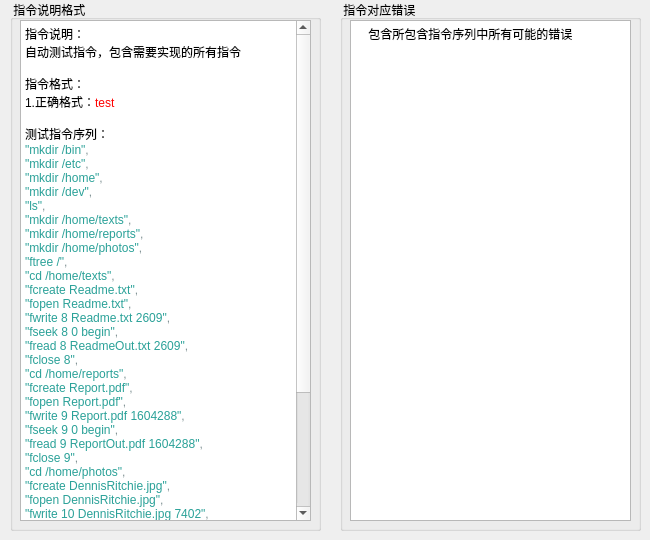
   <widget class="QWidget" name="tab">
    <attribute name="title">
     <string>自动测试</string>
    </attribute>
    <widget class="QGroupBox" name="groupBox">
     <property name="geometry">
      <rect>
       <x>10</x>
       <y>0</y>
       <width>311</width>
       <height>531</height>
      </rect>
     </property>
     <property name="title">
      <string> 指令说明格式</string>
     </property>
     <widget class="QTextBrowser" name="textBrowser">
      <property name="geometry">
       <rect>
        <x>10</x>
        <y>20</y>
        <width>291</width>
        <height>501</height>
       </rect>
      </property>
      <property name="html">
       <string>&lt;!DOCTYPE HTML PUBLIC &quot;-//W3C//DTD HTML 4.0//EN&quot; &quot;http://www.w3.org/TR/REC-html40/strict.dtd&quot;&gt;
&lt;html&gt;&lt;head&gt;&lt;meta name=&quot;qrichtext&quot; content=&quot;1&quot; /&gt;&lt;style type=&quot;text/css&quot;&gt;
p, li { white-space: pre-wrap; }
&lt;/style&gt;&lt;/head&gt;&lt;body style=&quot; font-family:'SimSun'; font-size:9pt; font-weight:400; font-style:normal;&quot;&gt;
&lt;p style=&quot; margin-top:0px; margin-bottom:0px; margin-left:0px; margin-right:0px; -qt-block-indent:0; text-indent:0px;&quot;&gt;指令说明：&lt;/p&gt;
&lt;p style=&quot; margin-top:0px; margin-bottom:0px; margin-left:0px; margin-right:0px; -qt-block-indent:0; text-indent:0px;&quot;&gt;自动测试指令，包含需要实现的所有指令&lt;/p&gt;
&lt;p style=&quot;-qt-paragraph-type:empty; margin-top:0px; margin-bottom:0px; margin-left:0px; margin-right:0px; -qt-block-indent:0; text-indent:0px;&quot;&gt;&lt;br /&gt;&lt;/p&gt;
&lt;p style=&quot; margin-top:0px; margin-bottom:0px; margin-left:0px; margin-right:0px; -qt-block-indent:0; text-indent:0px;&quot;&gt;指令格式：&lt;/p&gt;
&lt;p style=&quot; margin-top:0px; margin-bottom:0px; margin-left:0px; margin-right:0px; -qt-block-indent:0; text-indent:0px;&quot;&gt;1.正确格式：&lt;span style=&quot; color:#ff0000;&quot;&gt;test&lt;/span&gt;&lt;/p&gt;
&lt;p style=&quot;-qt-paragraph-type:empty; margin-top:0px; margin-bottom:0px; margin-left:0px; margin-right:0px; -qt-block-indent:0; text-indent:0px; color:#ff0000;&quot;&gt;&lt;br /&gt;&lt;/p&gt;
&lt;p style=&quot; margin-top:0px; margin-bottom:0px; margin-left:0px; margin-right:0px; -qt-block-indent:0; text-indent:0px;&quot;&gt;&lt;span style=&quot; color:#000000;&quot;&gt;测试指令序列：&lt;/span&gt;&lt;/p&gt;
&lt;p style=&quot; margin-top:0px; margin-bottom:0px; margin-left:0px; margin-right:0px; -qt-block-indent:0; text-indent:0px;&quot;&gt;&lt;span style=&quot; color:#2aa198;&quot;&gt;&amp;quot;mkdir&lt;/span&gt;&lt;span style=&quot; color:#268bd2;&quot;&gt; &lt;/span&gt;&lt;span style=&quot; color:#2aa198;&quot;&gt;/bin&amp;quot;&lt;/span&gt;&lt;span style=&quot; color:#839496;&quot;&gt;,&lt;/span&gt;&lt;/p&gt;
&lt;p style=&quot; margin-top:0px; margin-bottom:0px; margin-left:0px; margin-right:0px; -qt-block-indent:0; text-indent:0px;&quot;&gt;&lt;span style=&quot; font-family:'Courier New'; color:#2aa198;&quot;&gt;&amp;quot;mkdir&lt;/span&gt;&lt;span style=&quot; font-family:'Courier New'; color:#268bd2;&quot;&gt; &lt;/span&gt;&lt;span style=&quot; font-family:'Courier New'; color:#2aa198;&quot;&gt;/etc&amp;quot;&lt;/span&gt;&lt;span style=&quot; font-family:'Courier New'; color:#839496;&quot;&gt;,&lt;/span&gt;&lt;/p&gt;
&lt;p style=&quot; margin-top:0px; margin-bottom:0px; margin-left:0px; margin-right:0px; -qt-block-indent:0; text-indent:0px;&quot;&gt;&lt;span style=&quot; font-family:'Courier New'; color:#2aa198;&quot;&gt;&amp;quot;mkdir&lt;/span&gt;&lt;span style=&quot; font-family:'Courier New'; color:#268bd2;&quot;&gt; &lt;/span&gt;&lt;span style=&quot; font-family:'Courier New'; color:#2aa198;&quot;&gt;/home&amp;quot;&lt;/span&gt;&lt;span style=&quot; font-family:'Courier New'; color:#839496;&quot;&gt;,&lt;/span&gt;&lt;/p&gt;
&lt;p style=&quot; margin-top:0px; margin-bottom:0px; margin-left:0px; margin-right:0px; -qt-block-indent:0; text-indent:0px;&quot;&gt;&lt;span style=&quot; font-family:'Courier New'; color:#2aa198;&quot;&gt;&amp;quot;mkdir&lt;/span&gt;&lt;span style=&quot; font-family:'Courier New'; color:#268bd2;&quot;&gt; &lt;/span&gt;&lt;span style=&quot; font-family:'Courier New'; color:#2aa198;&quot;&gt;/dev&amp;quot;&lt;/span&gt;&lt;span style=&quot; font-family:'Courier New'; color:#839496;&quot;&gt;,&lt;/span&gt;&lt;/p&gt;
&lt;p style=&quot; margin-top:0px; margin-bottom:0px; margin-left:0px; margin-right:0px; -qt-block-indent:0; text-indent:0px;&quot;&gt;&lt;span style=&quot; font-family:'Courier New'; color:#2aa198;&quot;&gt;&amp;quot;ls&amp;quot;&lt;/span&gt;&lt;span style=&quot; font-family:'Courier New'; color:#839496;&quot;&gt;,&lt;/span&gt;&lt;/p&gt;
&lt;p style=&quot; margin-top:0px; margin-bottom:0px; margin-left:0px; margin-right:0px; -qt-block-indent:0; text-indent:0px;&quot;&gt;&lt;span style=&quot; font-family:'Courier New'; color:#2aa198;&quot;&gt;&amp;quot;mkdir&lt;/span&gt;&lt;span style=&quot; font-family:'Courier New'; color:#268bd2;&quot;&gt; &lt;/span&gt;&lt;span style=&quot; font-family:'Courier New'; color:#2aa198;&quot;&gt;/home/texts&amp;quot;&lt;/span&gt;&lt;span style=&quot; font-family:'Courier New'; color:#839496;&quot;&gt;,&lt;/span&gt;&lt;/p&gt;
&lt;p style=&quot; margin-top:0px; margin-bottom:0px; margin-left:0px; margin-right:0px; -qt-block-indent:0; text-indent:0px;&quot;&gt;&lt;span style=&quot; font-family:'Courier New'; color:#2aa198;&quot;&gt;&amp;quot;mkdir&lt;/span&gt;&lt;span style=&quot; font-family:'Courier New'; color:#268bd2;&quot;&gt; &lt;/span&gt;&lt;span style=&quot; font-family:'Courier New'; color:#2aa198;&quot;&gt;/home/reports&amp;quot;&lt;/span&gt;&lt;span style=&quot; font-family:'Courier New'; color:#839496;&quot;&gt;,&lt;/span&gt;&lt;/p&gt;
&lt;p style=&quot; margin-top:0px; margin-bottom:0px; margin-left:0px; margin-right:0px; -qt-block-indent:0; text-indent:0px;&quot;&gt;&lt;span style=&quot; font-family:'Courier New'; color:#2aa198;&quot;&gt;&amp;quot;mkdir&lt;/span&gt;&lt;span style=&quot; font-family:'Courier New'; color:#268bd2;&quot;&gt; &lt;/span&gt;&lt;span style=&quot; font-family:'Courier New'; color:#2aa198;&quot;&gt;/home/photos&amp;quot;&lt;/span&gt;&lt;span style=&quot; font-family:'Courier New'; color:#839496;&quot;&gt;,&lt;/span&gt;&lt;/p&gt;
&lt;p style=&quot; margin-top:0px; margin-bottom:0px; margin-left:0px; margin-right:0px; -qt-block-indent:0; text-indent:0px;&quot;&gt;&lt;span style=&quot; font-family:'Courier New'; color:#2aa198;&quot;&gt;&amp;quot;ftree&lt;/span&gt;&lt;span style=&quot; font-family:'Courier New'; color:#268bd2;&quot;&gt; &lt;/span&gt;&lt;span style=&quot; font-family:'Courier New'; color:#2aa198;&quot;&gt;/&amp;quot;&lt;/span&gt;&lt;span style=&quot; font-family:'Courier New'; color:#839496;&quot;&gt;,&lt;/span&gt;&lt;/p&gt;
&lt;p style=&quot; margin-top:0px; margin-bottom:0px; margin-left:0px; margin-right:0px; -qt-block-indent:0; text-indent:0px;&quot;&gt;&lt;span style=&quot; font-family:'Courier New'; color:#2aa198;&quot;&gt;&amp;quot;cd&lt;/span&gt;&lt;span style=&quot; font-family:'Courier New'; color:#268bd2;&quot;&gt; &lt;/span&gt;&lt;span style=&quot; font-family:'Courier New'; color:#2aa198;&quot;&gt;/home/texts&amp;quot;&lt;/span&gt;&lt;span style=&quot; font-family:'Courier New'; color:#839496;&quot;&gt;,&lt;/span&gt;&lt;/p&gt;
&lt;p style=&quot; margin-top:0px; margin-bottom:0px; margin-left:0px; margin-right:0px; -qt-block-indent:0; text-indent:0px;&quot;&gt;&lt;span style=&quot; font-family:'Courier New'; color:#2aa198;&quot;&gt;&amp;quot;fcreate&lt;/span&gt;&lt;span style=&quot; font-family:'Courier New'; color:#268bd2;&quot;&gt; &lt;/span&gt;&lt;span style=&quot; font-family:'Courier New'; color:#2aa198;&quot;&gt;Readme.txt&amp;quot;&lt;/span&gt;&lt;span style=&quot; font-family:'Courier New'; color:#839496;&quot;&gt;,&lt;/span&gt;&lt;/p&gt;
&lt;p style=&quot; margin-top:0px; margin-bottom:0px; margin-left:0px; margin-right:0px; -qt-block-indent:0; text-indent:0px;&quot;&gt;&lt;span style=&quot; font-family:'Courier New'; color:#2aa198;&quot;&gt;&amp;quot;fopen&lt;/span&gt;&lt;span style=&quot; font-family:'Courier New'; color:#268bd2;&quot;&gt; &lt;/span&gt;&lt;span style=&quot; font-family:'Courier New'; color:#2aa198;&quot;&gt;Readme.txt&amp;quot;&lt;/span&gt;&lt;span style=&quot; font-family:'Courier New'; color:#839496;&quot;&gt;,&lt;/span&gt;&lt;/p&gt;
&lt;p style=&quot; margin-top:0px; margin-bottom:0px; margin-left:0px; margin-right:0px; -qt-block-indent:0; text-indent:0px;&quot;&gt;&lt;span style=&quot; font-family:'Courier New'; color:#2aa198;&quot;&gt;&amp;quot;fwrite&lt;/span&gt;&lt;span style=&quot; font-family:'Courier New'; color:#268bd2;&quot;&gt; &lt;/span&gt;&lt;span style=&quot; font-family:'Courier New'; color:#2aa198;&quot;&gt;8&lt;/span&gt;&lt;span style=&quot; font-family:'Courier New'; color:#268bd2;&quot;&gt; &lt;/span&gt;&lt;span style=&quot; font-family:'Courier New'; color:#2aa198;&quot;&gt;Readme.txt&lt;/span&gt;&lt;span style=&quot; font-family:'Courier New'; color:#268bd2;&quot;&gt; &lt;/span&gt;&lt;span style=&quot; font-family:'Courier New'; color:#2aa198;&quot;&gt;2609&amp;quot;&lt;/span&gt;&lt;span style=&quot; font-family:'Courier New'; color:#839496;&quot;&gt;,&lt;/span&gt;&lt;/p&gt;
&lt;p style=&quot; margin-top:0px; margin-bottom:0px; margin-left:0px; margin-right:0px; -qt-block-indent:0; text-indent:0px;&quot;&gt;&lt;span style=&quot; font-family:'Courier New'; color:#2aa198;&quot;&gt;&amp;quot;fseek&lt;/span&gt;&lt;span style=&quot; font-family:'Courier New'; color:#268bd2;&quot;&gt; &lt;/span&gt;&lt;span style=&quot; font-family:'Courier New'; color:#2aa198;&quot;&gt;8&lt;/span&gt;&lt;span style=&quot; font-family:'Courier New'; color:#268bd2;&quot;&gt; &lt;/span&gt;&lt;span style=&quot; font-family:'Courier New'; color:#2aa198;&quot;&gt;0&lt;/span&gt;&lt;span style=&quot; font-family:'Courier New'; color:#268bd2;&quot;&gt; &lt;/span&gt;&lt;span style=&quot; font-family:'Courier New'; color:#2aa198;&quot;&gt;begin&amp;quot;&lt;/span&gt;&lt;span style=&quot; font-family:'Courier New'; color:#839496;&quot;&gt;,&lt;/span&gt;&lt;/p&gt;
&lt;p style=&quot; margin-top:0px; margin-bottom:0px; margin-left:0px; margin-right:0px; -qt-block-indent:0; text-indent:0px;&quot;&gt;&lt;span style=&quot; font-family:'Courier New'; color:#2aa198;&quot;&gt;&amp;quot;fread&lt;/span&gt;&lt;span style=&quot; font-family:'Courier New'; color:#268bd2;&quot;&gt; &lt;/span&gt;&lt;span style=&quot; font-family:'Courier New'; color:#2aa198;&quot;&gt;8&lt;/span&gt;&lt;span style=&quot; font-family:'Courier New'; color:#268bd2;&quot;&gt; &lt;/span&gt;&lt;span style=&quot; font-family:'Courier New'; color:#2aa198;&quot;&gt;ReadmeOut.txt&lt;/span&gt;&lt;span style=&quot; font-family:'Courier New'; color:#268bd2;&quot;&gt; &lt;/span&gt;&lt;span style=&quot; font-family:'Courier New'; color:#2aa198;&quot;&gt;2609&amp;quot;&lt;/span&gt;&lt;span style=&quot; font-family:'Courier New'; color:#839496;&quot;&gt;,&lt;/span&gt;&lt;/p&gt;
&lt;p style=&quot; margin-top:0px; margin-bottom:0px; margin-left:0px; margin-right:0px; -qt-block-indent:0; text-indent:0px;&quot;&gt;&lt;span style=&quot; font-family:'Courier New'; color:#2aa198;&quot;&gt;&amp;quot;fclose&lt;/span&gt;&lt;span style=&quot; font-family:'Courier New'; color:#268bd2;&quot;&gt; &lt;/span&gt;&lt;span style=&quot; font-family:'Courier New'; color:#2aa198;&quot;&gt;8&amp;quot;&lt;/span&gt;&lt;span style=&quot; font-family:'Courier New'; color:#839496;&quot;&gt;,&lt;/span&gt;&lt;/p&gt;
&lt;p style=&quot; margin-top:0px; margin-bottom:0px; margin-left:0px; margin-right:0px; -qt-block-indent:0; text-indent:0px;&quot;&gt;&lt;span style=&quot; font-family:'Courier New'; color:#2aa198;&quot;&gt;&amp;quot;cd&lt;/span&gt;&lt;span style=&quot; font-family:'Courier New'; color:#268bd2;&quot;&gt; &lt;/span&gt;&lt;span style=&quot; font-family:'Courier New'; color:#2aa198;&quot;&gt;/home/reports&amp;quot;&lt;/span&gt;&lt;span style=&quot; font-family:'Courier New'; color:#839496;&quot;&gt;,&lt;/span&gt;&lt;/p&gt;
&lt;p style=&quot; margin-top:0px; margin-bottom:0px; margin-left:0px; margin-right:0px; -qt-block-indent:0; text-indent:0px;&quot;&gt;&lt;span style=&quot; font-family:'Courier New'; color:#2aa198;&quot;&gt;&amp;quot;fcreate&lt;/span&gt;&lt;span style=&quot; font-family:'Courier New'; color:#268bd2;&quot;&gt; &lt;/span&gt;&lt;span style=&quot; font-family:'Courier New'; color:#2aa198;&quot;&gt;Report.pdf&amp;quot;&lt;/span&gt;&lt;span style=&quot; font-family:'Courier New'; color:#839496;&quot;&gt;,&lt;/span&gt;&lt;/p&gt;
&lt;p style=&quot; margin-top:0px; margin-bottom:0px; margin-left:0px; margin-right:0px; -qt-block-indent:0; text-indent:0px;&quot;&gt;&lt;span style=&quot; font-family:'Courier New'; color:#2aa198;&quot;&gt;&amp;quot;fopen&lt;/span&gt;&lt;span style=&quot; font-family:'Courier New'; color:#268bd2;&quot;&gt; &lt;/span&gt;&lt;span style=&quot; font-family:'Courier New'; color:#2aa198;&quot;&gt;Report.pdf&amp;quot;&lt;/span&gt;&lt;span style=&quot; font-family:'Courier New'; color:#839496;&quot;&gt;,&lt;/span&gt;&lt;/p&gt;
&lt;p style=&quot; margin-top:0px; margin-bottom:0px; margin-left:0px; margin-right:0px; -qt-block-indent:0; text-indent:0px;&quot;&gt;&lt;span style=&quot; font-family:'Courier New'; color:#2aa198;&quot;&gt;&amp;quot;fwrite&lt;/span&gt;&lt;span style=&quot; font-family:'Courier New'; color:#268bd2;&quot;&gt; &lt;/span&gt;&lt;span style=&quot; font-family:'Courier New'; color:#2aa198;&quot;&gt;9&lt;/span&gt;&lt;span style=&quot; font-family:'Courier New'; color:#268bd2;&quot;&gt; &lt;/span&gt;&lt;span style=&quot; font-family:'Courier New'; color:#2aa198;&quot;&gt;Report.pdf&lt;/span&gt;&lt;span style=&quot; font-family:'Courier New'; color:#268bd2;&quot;&gt; &lt;/span&gt;&lt;span style=&quot; font-family:'Courier New'; color:#2aa198;&quot;&gt;1604288&amp;quot;&lt;/span&gt;&lt;span style=&quot; font-family:'Courier New'; color:#839496;&quot;&gt;,&lt;/span&gt;&lt;/p&gt;
&lt;p style=&quot; margin-top:0px; margin-bottom:0px; margin-left:0px; margin-right:0px; -qt-block-indent:0; text-indent:0px;&quot;&gt;&lt;span style=&quot; font-family:'Courier New'; color:#2aa198;&quot;&gt;&amp;quot;fseek&lt;/span&gt;&lt;span style=&quot; font-family:'Courier New'; color:#268bd2;&quot;&gt; &lt;/span&gt;&lt;span style=&quot; font-family:'Courier New'; color:#2aa198;&quot;&gt;9&lt;/span&gt;&lt;span style=&quot; font-family:'Courier New'; color:#268bd2;&quot;&gt; &lt;/span&gt;&lt;span style=&quot; font-family:'Courier New'; color:#2aa198;&quot;&gt;0&lt;/span&gt;&lt;span style=&quot; font-family:'Courier New'; color:#268bd2;&quot;&gt; &lt;/span&gt;&lt;span style=&quot; font-family:'Courier New'; color:#2aa198;&quot;&gt;begin&amp;quot;&lt;/span&gt;&lt;span style=&quot; font-family:'Courier New'; color:#839496;&quot;&gt;,&lt;/span&gt;&lt;/p&gt;
&lt;p style=&quot; margin-top:0px; margin-bottom:0px; margin-left:0px; margin-right:0px; -qt-block-indent:0; text-indent:0px;&quot;&gt;&lt;span style=&quot; font-family:'Courier New'; color:#2aa198;&quot;&gt;&amp;quot;fread&lt;/span&gt;&lt;span style=&quot; font-family:'Courier New'; color:#268bd2;&quot;&gt; &lt;/span&gt;&lt;span style=&quot; font-family:'Courier New'; color:#2aa198;&quot;&gt;9&lt;/span&gt;&lt;span style=&quot; font-family:'Courier New'; color:#268bd2;&quot;&gt; &lt;/span&gt;&lt;span style=&quot; font-family:'Courier New'; color:#2aa198;&quot;&gt;ReportOut.pdf&lt;/span&gt;&lt;span style=&quot; font-family:'Courier New'; color:#268bd2;&quot;&gt; &lt;/span&gt;&lt;span style=&quot; font-family:'Courier New'; color:#2aa198;&quot;&gt;1604288&amp;quot;&lt;/span&gt;&lt;span style=&quot; font-family:'Courier New'; color:#839496;&quot;&gt;,&lt;/span&gt;&lt;/p&gt;
&lt;p style=&quot; margin-top:0px; margin-bottom:0px; margin-left:0px; margin-right:0px; -qt-block-indent:0; text-indent:0px;&quot;&gt;&lt;span style=&quot; font-family:'Courier New'; color:#2aa198;&quot;&gt;&amp;quot;fclose&lt;/span&gt;&lt;span style=&quot; font-family:'Courier New'; color:#268bd2;&quot;&gt; &lt;/span&gt;&lt;span style=&quot; font-family:'Courier New'; color:#2aa198;&quot;&gt;9&amp;quot;&lt;/span&gt;&lt;span style=&quot; font-family:'Courier New'; color:#839496;&quot;&gt;,&lt;/span&gt;&lt;/p&gt;
&lt;p style=&quot; margin-top:0px; margin-bottom:0px; margin-left:0px; margin-right:0px; -qt-block-indent:0; text-indent:0px;&quot;&gt;&lt;span style=&quot; font-family:'Courier New'; color:#2aa198;&quot;&gt;&amp;quot;cd&lt;/span&gt;&lt;span style=&quot; font-family:'Courier New'; color:#268bd2;&quot;&gt; &lt;/span&gt;&lt;span style=&quot; font-family:'Courier New'; color:#2aa198;&quot;&gt;/home/photos&amp;quot;&lt;/span&gt;&lt;span style=&quot; font-family:'Courier New'; color:#839496;&quot;&gt;,&lt;/span&gt;&lt;/p&gt;
&lt;p style=&quot; margin-top:0px; margin-bottom:0px; margin-left:0px; margin-right:0px; -qt-block-indent:0; text-indent:0px;&quot;&gt;&lt;span style=&quot; font-family:'Courier New'; color:#2aa198;&quot;&gt;&amp;quot;fcreate&lt;/span&gt;&lt;span style=&quot; font-family:'Courier New'; color:#268bd2;&quot;&gt; &lt;/span&gt;&lt;span style=&quot; font-family:'Courier New'; color:#2aa198;&quot;&gt;DennisRitchie.jpg&amp;quot;&lt;/span&gt;&lt;span style=&quot; font-family:'Courier New'; color:#839496;&quot;&gt;,&lt;/span&gt;&lt;/p&gt;
&lt;p style=&quot; margin-top:0px; margin-bottom:0px; margin-left:0px; margin-right:0px; -qt-block-indent:0; text-indent:0px;&quot;&gt;&lt;span style=&quot; font-family:'Courier New'; color:#2aa198;&quot;&gt;&amp;quot;fopen&lt;/span&gt;&lt;span style=&quot; font-family:'Courier New'; color:#268bd2;&quot;&gt; &lt;/span&gt;&lt;span style=&quot; font-family:'Courier New'; color:#2aa198;&quot;&gt;DennisRitchie.jpg&amp;quot;&lt;/span&gt;&lt;span style=&quot; font-family:'Courier New'; color:#839496;&quot;&gt;,&lt;/span&gt;&lt;/p&gt;
&lt;p style=&quot; margin-top:0px; margin-bottom:0px; margin-left:0px; margin-right:0px; -qt-block-indent:0; text-indent:0px;&quot;&gt;&lt;span style=&quot; font-family:'Courier New'; color:#2aa198;&quot;&gt;&amp;quot;fwrite&lt;/span&gt;&lt;span style=&quot; font-family:'Courier New'; color:#268bd2;&quot;&gt; &lt;/span&gt;&lt;span style=&quot; font-family:'Courier New'; color:#2aa198;&quot;&gt;10&lt;/span&gt;&lt;span style=&quot; font-family:'Courier New'; color:#268bd2;&quot;&gt; &lt;/span&gt;&lt;span style=&quot; font-family:'Courier New'; color:#2aa198;&quot;&gt;DennisRitchie.jpg&lt;/span&gt;&lt;span style=&quot; font-family:'Courier New'; color:#268bd2;&quot;&gt; &lt;/span&gt;&lt;span style=&quot; font-family:'Courier New'; color:#2aa198;&quot;&gt;7402&amp;quot;&lt;/span&gt;&lt;span style=&quot; font-family:'Courier New'; color:#839496;&quot;&gt;,&lt;/span&gt;&lt;/p&gt;
&lt;p style=&quot; margin-top:0px; margin-bottom:0px; margin-left:0px; margin-right:0px; -qt-block-indent:0; text-indent:0px;&quot;&gt;&lt;span style=&quot; font-family:'Courier New'; color:#2aa198;&quot;&gt;&amp;quot;fseek&lt;/span&gt;&lt;span style=&quot; font-family:'Courier New'; color:#268bd2;&quot;&gt; &lt;/span&gt;&lt;span style=&quot; font-family:'Courier New'; color:#2aa198;&quot;&gt;10&lt;/span&gt;&lt;span style=&quot; font-family:'Courier New'; color:#268bd2;&quot;&gt; &lt;/span&gt;&lt;span style=&quot; font-family:'Courier New'; color:#2aa198;&quot;&gt;0&lt;/span&gt;&lt;span style=&quot; font-family:'Courier New'; color:#268bd2;&quot;&gt; &lt;/span&gt;&lt;span style=&quot; font-family:'Courier New'; color:#2aa198;&quot;&gt;begin&amp;quot;&lt;/span&gt;&lt;span style=&quot; font-family:'Courier New'; color:#839496;&quot;&gt;,&lt;/span&gt;&lt;/p&gt;
&lt;p style=&quot; margin-top:0px; margin-bottom:0px; margin-left:0px; margin-right:0px; -qt-block-indent:0; text-indent:0px;&quot;&gt;&lt;span style=&quot; font-family:'Courier New'; color:#2aa198;&quot;&gt;&amp;quot;fread&lt;/span&gt;&lt;span style=&quot; font-family:'Courier New'; color:#268bd2;&quot;&gt; &lt;/span&gt;&lt;span style=&quot; font-family:'Courier New'; color:#2aa198;&quot;&gt;10&lt;/span&gt;&lt;span style=&quot; font-family:'Courier New'; color:#268bd2;&quot;&gt; &lt;/span&gt;&lt;span style=&quot; font-family:'Courier New'; color:#2aa198;&quot;&gt;DennisRitchieOut.jpg&lt;/span&gt;&lt;span style=&quot; font-family:'Courier New'; color:#268bd2;&quot;&gt; &lt;/span&gt;&lt;span style=&quot; font-family:'Courier New'; color:#2aa198;&quot;&gt;7402&amp;quot;&lt;/span&gt;&lt;span style=&quot; font-family:'Courier New'; color:#839496;&quot;&gt;,&lt;/span&gt;&lt;/p&gt;
&lt;p style=&quot; margin-top:0px; margin-bottom:0px; margin-left:0px; margin-right:0px; -qt-block-indent:0; text-indent:0px;&quot;&gt;&lt;span style=&quot; font-family:'Courier New'; color:#2aa198;&quot;&gt;&amp;quot;fclose&lt;/span&gt;&lt;span style=&quot; font-family:'Courier New'; color:#268bd2;&quot;&gt; &lt;/span&gt;&lt;span style=&quot; font-family:'Courier New'; color:#2aa198;&quot;&gt;10&amp;quot;&lt;/span&gt;&lt;span style=&quot; font-family:'Courier New'; color:#839496;&quot;&gt;,&lt;/span&gt;&lt;/p&gt;
&lt;p style=&quot; margin-top:0px; margin-bottom:0px; margin-left:0px; margin-right:0px; -qt-block-indent:0; text-indent:0px;&quot;&gt;&lt;span style=&quot; font-family:'Courier New'; color:#2aa198;&quot;&gt;&amp;quot;mkdir&lt;/span&gt;&lt;span style=&quot; font-family:'Courier New'; color:#268bd2;&quot;&gt; &lt;/span&gt;&lt;span style=&quot; font-family:'Courier New'; color:#2aa198;&quot;&gt;/test&amp;quot;&lt;/span&gt;&lt;span style=&quot; font-family:'Courier New'; color:#839496;&quot;&gt;,&lt;/span&gt;&lt;/p&gt;
&lt;p style=&quot; margin-top:0px; margin-bottom:0px; margin-left:0px; margin-right:0px; -qt-block-indent:0; text-indent:0px;&quot;&gt;&lt;span style=&quot; font-family:'Courier New'; color:#2aa198;&quot;&gt;&amp;quot;cd&lt;/span&gt;&lt;span style=&quot; font-family:'Courier New'; color:#268bd2;&quot;&gt; &lt;/span&gt;&lt;span style=&quot; font-family:'Courier New'; color:#2aa198;&quot;&gt;/test&amp;quot;&lt;/span&gt;&lt;span style=&quot; font-family:'Courier New'; color:#839496;&quot;&gt;,&lt;/span&gt;&lt;/p&gt;
&lt;p style=&quot; margin-top:0px; margin-bottom:0px; margin-left:0px; margin-right:0px; -qt-block-indent:0; text-indent:0px;&quot;&gt;&lt;span style=&quot; font-family:'Courier New'; color:#2aa198;&quot;&gt;&amp;quot;fcreate&lt;/span&gt;&lt;span style=&quot; font-family:'Courier New'; color:#268bd2;&quot;&gt; &lt;/span&gt;&lt;span style=&quot; font-family:'Courier New'; color:#2aa198;&quot;&gt;Jerry&amp;quot;&lt;/span&gt;&lt;span style=&quot; font-family:'Courier New'; color:#839496;&quot;&gt;,&lt;/span&gt;&lt;/p&gt;
&lt;p style=&quot; margin-top:0px; margin-bottom:0px; margin-left:0px; margin-right:0px; -qt-block-indent:0; text-indent:0px;&quot;&gt;&lt;span style=&quot; font-family:'Courier New'; color:#2aa198;&quot;&gt;&amp;quot;fopen&lt;/span&gt;&lt;span style=&quot; font-family:'Courier New'; color:#268bd2;&quot;&gt; &lt;/span&gt;&lt;span style=&quot; font-family:'Courier New'; color:#2aa198;&quot;&gt;Jerry&amp;quot;&lt;/span&gt;&lt;span style=&quot; font-family:'Courier New'; color:#839496;&quot;&gt;,&lt;/span&gt;&lt;/p&gt;
&lt;p style=&quot; margin-top:0px; margin-bottom:0px; margin-left:0px; margin-right:0px; -qt-block-indent:0; text-indent:0px;&quot;&gt;&lt;span style=&quot; font-family:'Courier New'; color:#2aa198;&quot;&gt;&amp;quot;fwrite&lt;/span&gt;&lt;span style=&quot; font-family:'Courier New'; color:#268bd2;&quot;&gt; &lt;/span&gt;&lt;span style=&quot; font-family:'Courier New'; color:#2aa198;&quot;&gt;13&lt;/span&gt;&lt;span style=&quot; font-family:'Courier New'; color:#268bd2;&quot;&gt; &lt;/span&gt;&lt;span style=&quot; font-family:'Courier New'; color:#2aa198;&quot;&gt;input.txt&lt;/span&gt;&lt;span style=&quot; font-family:'Courier New'; color:#268bd2;&quot;&gt; &lt;/span&gt;&lt;span style=&quot; font-family:'Courier New'; color:#2aa198;&quot;&gt;800&amp;quot;&lt;/span&gt;&lt;span style=&quot; font-family:'Courier New'; color:#839496;&quot;&gt;,&lt;/span&gt;&lt;/p&gt;
&lt;p style=&quot; margin-top:0px; margin-bottom:0px; margin-left:0px; margin-right:0px; -qt-block-indent:0; text-indent:0px;&quot;&gt;&lt;span style=&quot; font-family:'Courier New'; color:#2aa198;&quot;&gt;&amp;quot;fseek&lt;/span&gt;&lt;span style=&quot; font-family:'Courier New'; color:#268bd2;&quot;&gt; &lt;/span&gt;&lt;span style=&quot; font-family:'Courier New'; color:#2aa198;&quot;&gt;13&lt;/span&gt;&lt;span style=&quot; font-family:'Courier New'; color:#268bd2;&quot;&gt; &lt;/span&gt;&lt;span style=&quot; font-family:'Courier New'; color:#2aa198;&quot;&gt;500&lt;/span&gt;&lt;span style=&quot; font-family:'Courier New'; color:#268bd2;&quot;&gt; &lt;/span&gt;&lt;span style=&quot; font-family:'Courier New'; color:#2aa198;&quot;&gt;begin&amp;quot;&lt;/span&gt;&lt;span style=&quot; font-family:'Courier New'; color:#839496;&quot;&gt;,&lt;/span&gt;&lt;/p&gt;
&lt;p style=&quot; margin-top:0px; margin-bottom:0px; margin-left:0px; margin-right:0px; -qt-block-indent:0; text-indent:0px;&quot;&gt;&lt;span style=&quot; font-family:'Courier New'; color:#2aa198;&quot;&gt;&amp;quot;fread&lt;/span&gt;&lt;span style=&quot; font-family:'Courier New'; color:#268bd2;&quot;&gt; &lt;/span&gt;&lt;span style=&quot; font-family:'Courier New'; color:#2aa198;&quot;&gt;13&lt;/span&gt;&lt;span style=&quot; font-family:'Courier New'; color:#268bd2;&quot;&gt; &lt;/span&gt;&lt;span style=&quot; font-family:'Courier New'; color:#2aa198;&quot;&gt;std&lt;/span&gt;&lt;span style=&quot; font-family:'Courier New'; color:#268bd2;&quot;&gt; &lt;/span&gt;&lt;span style=&quot; font-family:'Courier New'; color:#2aa198;&quot;&gt;500&amp;quot;&lt;/span&gt;&lt;span style=&quot; font-family:'Courier New'; color:#839496;&quot;&gt;,&lt;/span&gt;&lt;/p&gt;
&lt;p style=&quot; margin-top:0px; margin-bottom:0px; margin-left:0px; margin-right:0px; -qt-block-indent:0; text-indent:0px;&quot;&gt;&lt;span style=&quot; font-family:'Courier New'; color:#2aa198;&quot;&gt;&amp;quot;fseek&lt;/span&gt;&lt;span style=&quot; font-family:'Courier New'; color:#268bd2;&quot;&gt; &lt;/span&gt;&lt;span style=&quot; font-family:'Courier New'; color:#2aa198;&quot;&gt;13&lt;/span&gt;&lt;span style=&quot; font-family:'Courier New'; color:#268bd2;&quot;&gt; &lt;/span&gt;&lt;span style=&quot; font-family:'Courier New'; color:#2aa198;&quot;&gt;500&lt;/span&gt;&lt;span style=&quot; font-family:'Courier New'; color:#268bd2;&quot;&gt; &lt;/span&gt;&lt;span style=&quot; font-family:'Courier New'; color:#2aa198;&quot;&gt;begin&amp;quot;&lt;/span&gt;&lt;span style=&quot; font-family:'Courier New'; color:#839496;&quot;&gt;,&lt;/span&gt;&lt;/p&gt;
&lt;p style=&quot; margin-top:0px; margin-bottom:0px; margin-left:0px; margin-right:0px; -qt-block-indent:0; text-indent:0px;&quot;&gt;&lt;span style=&quot; font-family:'Courier New'; color:#2aa198;&quot;&gt;&amp;quot;fread&lt;/span&gt;&lt;span style=&quot; font-family:'Courier New'; color:#268bd2;&quot;&gt; &lt;/span&gt;&lt;span style=&quot; font-family:'Courier New'; color:#2aa198;&quot;&gt;13&lt;/span&gt;&lt;span style=&quot; font-family:'Courier New'; color:#268bd2;&quot;&gt; &lt;/span&gt;&lt;span style=&quot; font-family:'Courier New'; color:#2aa198;&quot;&gt;abc.txt&lt;/span&gt;&lt;span style=&quot; font-family:'Courier New'; color:#268bd2;&quot;&gt; &lt;/span&gt;&lt;span style=&quot; font-family:'Courier New'; color:#2aa198;&quot;&gt;500&amp;quot;&lt;/span&gt;&lt;span style=&quot; font-family:'Courier New'; color:#839496;&quot;&gt;,&lt;/span&gt;&lt;/p&gt;
&lt;p style=&quot; margin-top:0px; margin-bottom:0px; margin-left:0px; margin-right:0px; -qt-block-indent:0; text-indent:0px;&quot;&gt;&lt;span style=&quot; font-family:'Courier New'; color:#2aa198;&quot;&gt;&amp;quot;fwrite 13 abc.txt 300&amp;quot;&lt;/span&gt;&lt;span style=&quot; font-family:'Courier New'; color:#839496;&quot;&gt;,&lt;/span&gt;&lt;/p&gt;
&lt;p style=&quot; margin-top:0px; margin-bottom:0px; margin-left:0px; margin-right:0px; -qt-block-indent:0; text-indent:0px;&quot;&gt;&lt;span style=&quot; font-family:'Courier New'; color:#2aa198;&quot;&gt;&amp;quot;fclose&lt;/span&gt;&lt;span style=&quot; font-family:'Courier New'; color:#268bd2;&quot;&gt; &lt;/span&gt;&lt;span style=&quot; font-family:'Courier New'; color:#2aa198;&quot;&gt;13&amp;quot;&lt;/span&gt;&lt;span style=&quot; font-family:'Courier New'; color:#839496;&quot;&gt;,&lt;/span&gt;&lt;/p&gt;
&lt;p style=&quot; margin-top:0px; margin-bottom:0px; margin-left:0px; margin-right:0px; -qt-block-indent:0; text-indent:0px;&quot;&gt;&lt;span style=&quot; font-family:'Courier New'; color:#2aa198;&quot;&gt;&amp;quot;ftree&lt;/span&gt;&lt;span style=&quot; font-family:'Courier New'; color:#268bd2;&quot;&gt; &lt;/span&gt;&lt;span style=&quot; font-family:'Courier New'; color:#2aa198;&quot;&gt;/&amp;quot;&lt;/span&gt;&lt;span style=&quot; font-family:'Courier New'; color:#839496;&quot;&gt;,&lt;/span&gt;&lt;/p&gt;
&lt;p style=&quot; margin-top:0px; margin-bottom:0px; margin-left:0px; margin-right:0px; -qt-block-indent:0; text-indent:0px;&quot;&gt;&lt;span style=&quot; font-family:'Courier New'; color:#2aa198;&quot;&gt;&amp;quot;cd&lt;/span&gt;&lt;span style=&quot; font-family:'Courier New'; color:#268bd2;&quot;&gt; &lt;/span&gt;&lt;span style=&quot; font-family:'Courier New'; color:#2aa198;&quot;&gt;/test&amp;quot;&lt;/span&gt;&lt;span style=&quot; font-family:'Courier New'; color:#839496;&quot;&gt;,&lt;/span&gt;&lt;/p&gt;
&lt;p style=&quot; margin-top:0px; margin-bottom:0px; margin-left:0px; margin-right:0px; -qt-block-indent:0; text-indent:0px;&quot;&gt;&lt;span style=&quot; font-family:'Courier New'; color:#2aa198;&quot;&gt;&amp;quot;frename&lt;/span&gt;&lt;span style=&quot; font-family:'Courier New'; color:#268bd2;&quot;&gt; &lt;/span&gt;&lt;span style=&quot; font-family:'Courier New'; color:#2aa198;&quot;&gt;Jerry&lt;/span&gt;&lt;span style=&quot; font-family:'Courier New'; color:#268bd2;&quot;&gt; &lt;/span&gt;&lt;span style=&quot; font-family:'Courier New'; color:#2aa198;&quot;&gt;Larry&amp;quot;&lt;/span&gt;&lt;span style=&quot; font-family:'Courier New'; color:#839496;&quot;&gt;,&lt;/span&gt;&lt;/p&gt;
&lt;p style=&quot; margin-top:0px; margin-bottom:0px; margin-left:0px; margin-right:0px; -qt-block-indent:0; text-indent:0px;&quot;&gt;&lt;span style=&quot; font-family:'Courier New'; color:#2aa198;&quot;&gt;&amp;quot;ls&amp;quot;&lt;/span&gt;&lt;span style=&quot; font-family:'Courier New'; color:#839496;&quot;&gt;,&lt;/span&gt;&lt;/p&gt;
&lt;p style=&quot; margin-top:0px; margin-bottom:0px; margin-left:0px; margin-right:0px; -qt-block-indent:0; text-indent:0px;&quot;&gt;&lt;span style=&quot; font-family:'Courier New'; color:#2aa198;&quot;&gt;&amp;quot;ftree&lt;/span&gt;&lt;span style=&quot; font-family:'Courier New'; color:#268bd2;&quot;&gt; &lt;/span&gt;&lt;span style=&quot; font-family:'Courier New'; color:#2aa198;&quot;&gt;/&amp;quot;&lt;/span&gt;&lt;/p&gt;&lt;/body&gt;&lt;/html&gt;</string>
      </property>
     </widget>
    </widget>
    <widget class="QGroupBox" name="groupBox_2">
     <property name="geometry">
      <rect>
       <x>340</x>
       <y>0</y>
       <width>301</width>
       <height>531</height>
      </rect>
     </property>
     <property name="title">
      <string> 指令对应错误</string>
     </property>
     <widget class="QTextBrowser" name="textBrowser_2">
      <property name="geometry">
       <rect>
        <x>10</x>
        <y>20</y>
        <width>281</width>
        <height>501</height>
       </rect>
      </property>
      <property name="html">
       <string>&lt;!DOCTYPE HTML PUBLIC &quot;-//W3C//DTD HTML 4.0//EN&quot; &quot;http://www.w3.org/TR/REC-html40/strict.dtd&quot;&gt;
&lt;html&gt;&lt;head&gt;&lt;meta name=&quot;qrichtext&quot; content=&quot;1&quot; /&gt;&lt;style type=&quot;text/css&quot;&gt;
p, li { white-space: pre-wrap; }
&lt;/style&gt;&lt;/head&gt;&lt;body style=&quot; font-family:'SimSun'; font-size:9pt; font-weight:400; font-style:normal;&quot;&gt;
&lt;p style=&quot; margin-top:0px; margin-bottom:0px; margin-left:0px; margin-right:0px; -qt-block-indent:0; text-indent:0px;&quot;&gt;    包含所包含指令序列中所有可能的错误&lt;/p&gt;&lt;/body&gt;&lt;/html&gt;</string>
      </property>
     </widget>
    </widget>
   </widget>
